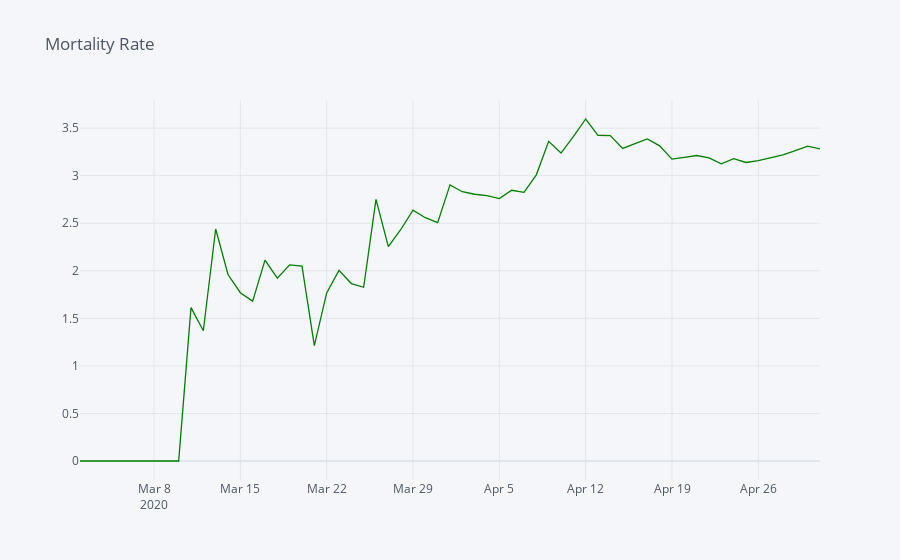

Source (notebook cell):
### Code cell
india_covid[40:].iplot(x = 'Date', y = 'mortality_rate', kind= 'line', color = 'green',title = 'Mortality Rate')

### Figure 1 — Plotly figure (JSON) as saved in the notebook; plotly's stock layout.template omitted (floating-point values rounded to 4 significant figures)
{"data": [{"line": {"color": "rgba(0, 128, 0, 1.0)", "dash": "solid", "shape": "linear", "width": 1.3}, "mode": "lines", "name": "mortality_rate", "text": "", "type": "scatter", "x": ["2020-03-02", "2020-03-03", "2020-03-04", "2020-03-05", "2020-03-06", "2020-03-07", "2020-03-08", "2020-03-09", "2020-03-10", "2020-03-11", "2020-03-12", "2020-03-13", "2020-03-14", "2020-03-15", "2020-03-16", "2020-03-17", "2020-03-18", "2020-03-19", "2020-03-20", "2020-03-21", "2020-03-22", "2020-03-23", "2020-03-24", "2020-03-25", "2020-03-26", "2020-03-27", "2020-03-28", "2020-03-29", "2020-03-30", "2020-03-31", "2020-04-01", "2020-04-02", "2020-04-03", "2020-04-04", "2020-04-05", "2020-04-06", "2020-04-07", "2020-04-08", "2020-04-09", "2020-04-10", "2020-04-11", "2020-04-12", "2020-04-13", "2020-04-14", "2020-04-15", "2020-04-16", "2020-04-17", "2020-04-18", "2020-04-19", "2020-04-20", "2020-04-21", "2020-04-22", "2020-04-23", "2020-04-24", "2020-04-25", "2020-04-26", "2020-04-27", "2020-04-28", "2020-04-29", "2020-04-30", "2020-05-01"], "y": [0, 0, 0, 0, 0, 0, 0, 0, 0, 1.613, 1.37, 2.439, 1.961, 1.77, 1.681, 2.113, 1.923, 2.062, 2.049, 1.212, 1.768, 2.004, 1.866, 1.826, 2.751, 2.255, 2.432, 2.637, 2.558, 2.505, 2.903, 2.831, 2.805, 2.79, 2.759, 2.846, 2.824, 3.009, 3.361, 3.238, 3.41, 3.596, 3.425, 3.421, 3.287, 3.336, 3.386, 3.314, 3.173, 3.193, 3.212, 3.187, 3.124, 3.18, 3.139, 3.159, 3.188, 3.218, 3.264, 3.31, 3.283]}], "layout": {"legend": {"bgcolor": "#F5F6F9", "font": {"color": "#4D5663"}}, "paper_bgcolor": "#F5F6F9", "plot_bgcolor": "#F5F6F9", "title": {"font": {"color": "#4D5663"}, "text": "Mortality Rate"}, "xaxis": {"gridcolor": "#E1E5ED", "showgrid": true, "tickfont": {"color": "#4D5663"}, "title": {"font": {"color": "#4D5663"}, "text": ""}, "zerolinecolor": "#E1E5ED"}, "yaxis": {"gridcolor": "#E1E5ED", "showgrid": true, "tickfont": {"color": "#4D5663"}, "title": {"font": {"color": "#4D5663"}, "text": ""}, "zerolinecolor": "#E1E5ED"}}}
